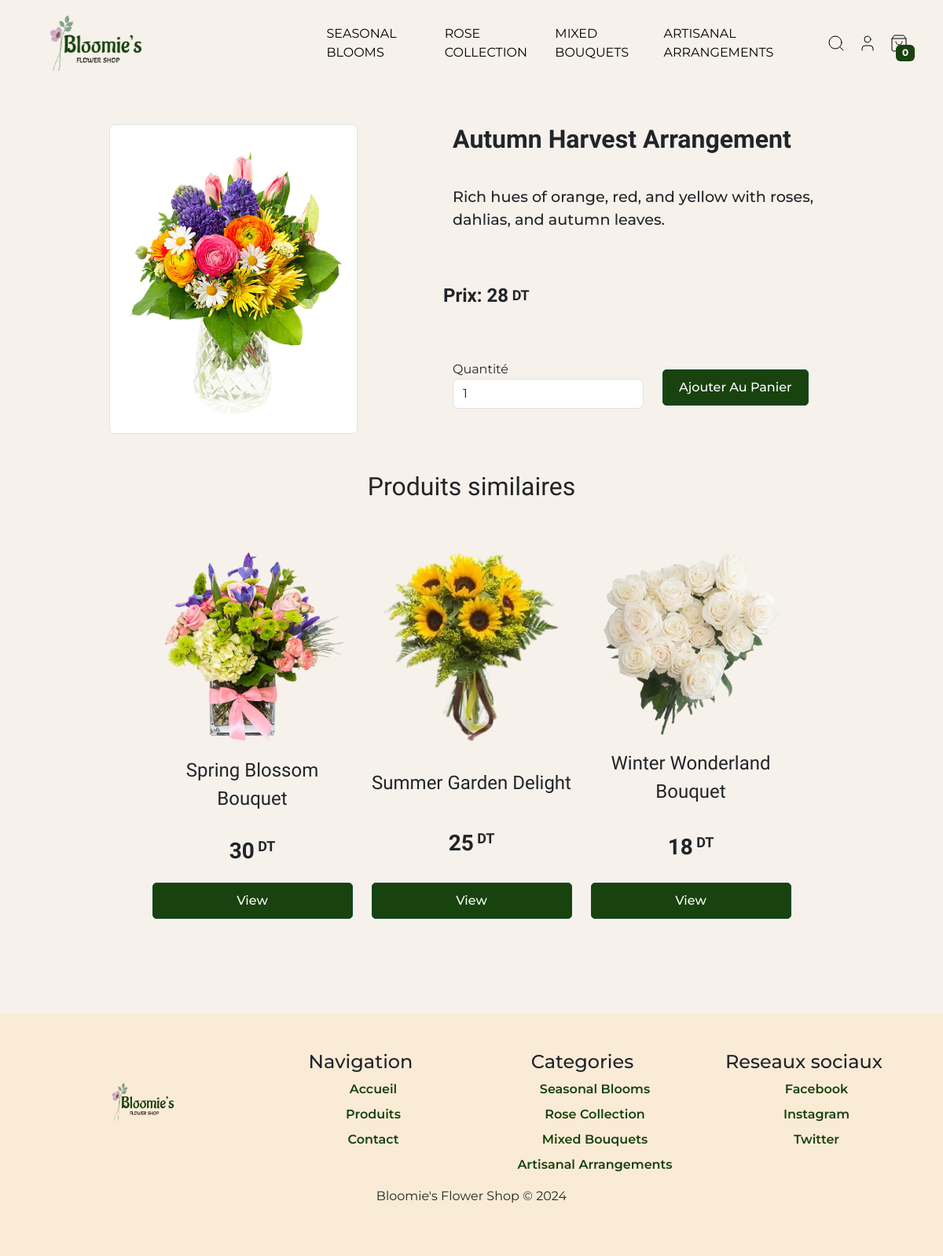
Screenshot of /produit.php?id=17 with the database file from the repository.
### tables this page shows
CREATE TABLE `categories` (
  `id` int(11) NOT NULL,
  `nom` varchar(255) NOT NULL,
  `description` varchar(255) NOT NULL,
  `image` varchar(255) NOT NULL,
  `createur` int(11) NOT NULL,
  `date_creation` date NOT NULL,
  `date_modification` date NOT NULL
);

CREATE TABLE `produit` (
  `id` int(11) NOT NULL,
  `nom` varchar(255) NOT NULL,
  `prix` float NOT NULL,
  `description` text NOT NULL,
  `image` text NOT NULL,
  `categorie` int(11) NOT NULL,
  `stock` int(11) NOT NULL,
  `date_creation` date NOT NULL,
  `date_modification` date NOT NULL
);

### inc/functions.php (called while the page is built, shortened)
<?php
function connectToDatabase(){
    try {
        $conn = new PDO("mysql:host=" . MONHOST . ";dbname=" . MABD, MONUSER, MONPWD);
        $conn->setAttribute(PDO::ATTR_ERRMODE, PDO::ERRMODE_EXCEPTION);
        return $conn;
    } catch (PDOException $e) {
        echo "Erreur de connexion à la base de données : " . $e->getMessage();
        die();
    }
}
function getAllCategories($conn){
    $requete = "SELECT * FROM categories";
    $resultat = $conn->query($requete);
    $categories = $resultat->fetchAll();
    return $categories;
}
function getAllProducts($conn){
    $requete = "SELECT * FROM produit";
    $resultat = $conn->query($requete);
    $produit = $resultat->fetchAll();
    return $produit;
}
$conn = connectToDatabase();
$categories = getAllCategories($conn);
$produits = getAllProducts($conn);
function getProduitBYID($conn,$id){
$requette ="SELECT * FROM produit WHERE id =$id  ";
$statement = $conn->prepare($requette);
    $statement->execute();
    $resultats = $statement->fetch();
    return $resultats;
}
function getProduitByCategorie($conn,$id){
    $requette ="SELECT * FROM produit WHERE categorie =$id  ";
    $statement = $conn->prepare($requette);
    $statement->execute();
    $resultats = $statement->fetchAll();
    return $resultats;
}
?>

### produit.php (the view, shortened to what this page needs)
<?php
include "inc/functions.php";
$categories= getAllCategories($conn);
if(isset ($_GET['id'])){
   $produit= getProduitBYID($conn,$_GET['id']);
}
include "inc/header.php";
?>
<div class="container">
  <div class="row col-12 mt-4 product-card">
      <div class="row col-6 mt-4">
        <img src="images/<?php echo $produit['image']; ?>" class="img-thumbnail mx-auto" style="width: 59%;">
      </div>
      <div class="row col-6 mt-4">
        <h2><?php echo $produit['nom']; ?></h2>
        <p><?php echo $produit['description']; ?></p>
        <p class="prix">Prix: <?php echo $produit['prix']; ?><span> DT </span></p>
        <form action="actions/commander.php" method="POST">
          <div class="row align-items-center">
            <div class="form-group col-6">
              <label for="qte">Quantité</label>
              <input type="number" class="form-control col-2" name="qte" value="1">
            </div>
            <div class="col-6">
                <?php if($produit['stock'] > 0){ ?>
                <button type="submit" class="btn btn-shop mt-2">Ajouter au panier</button>
                <?php } else { ?>
                <button type="button" class="btn btn-shop mt-2" disabled>Produit en rupture de stock</button>
                <?php } ?>
            </div>
          </div>
        </form>
      </div>
  </div>
</div>
<div class="container py-5">
  <div class="title">
    <h2 class="text-center">Produits similaires</h2>
  </div>
  <div class="row py-5 mx-auto justify-content-center">
    <?php
    $CurrentProduct = $produit['id'];
    $produits = getProduitByCategorie($conn, $produit['categorie']);
    foreach($produits as $produit){
      if($produit['id'] != $CurrentProduct){
    ?>
    <div class="col-lg-3">
      <div class="product">
        <img src="images/<?php print $produit['image']; ?>" alt="product" class="img-fluid">
        <p><?php print $produit['nom']; ?></p>
            <h3><?php print $produit['prix']; ?><span> DT </span> </h3>
        <a href="produit.php?id=<?php print $produit['id']; ?>" class="btn btn-view">View</a>
      </div>
    </div>
        <?php
        }}
    ?>
  </div>
</div>
<?php
   include "inc/footer.php"
?>

### inc/header.php (shortened to what this page needs)
<!DOCTYPE html>
<html lang="en">
<head>
  <link href="https://cdn.jsdelivr.net/npm/bootstrap@5.3.3/dist/css/bootstrap.min.css" rel="stylesheet">
  <link rel="stylesheet" href="/bloomies/css/dashboard.css">
</head>
<body>
<header>
  <nav class="navbar navbar-expand-lg">
    <div class="container-fluid mx-4">
      <a class="navbar-brand" href="index.php">
        <img src="./images/logo-v.png" alt="Bloomie's Flower Shop" />
      </a>
      <div class="collapse navbar-collapse" id="navbarSupportedContent">
        <ul class="navbar-nav me-auto mb-2 mb-lg-0">
          <li class="nav-item">
            <?php
            foreach ($categories as $categorie) {
              print '<li class="nav-item"><a class="nav-link" href="categorie.php?id='.$categorie['id'].'">' . $categorie['nom'] . '</a></li>';
            }
            ?>
          </li>
        </ul>
        <ul class="navbar-nav mb-2 mb-lg-0">
        <div class="search-icon nav-link">
          <i data-lucide="search" stroke-width="1"></i>
        </div>
        <?php if (isset($_SESSION['nom'])) {
          print '<li class="nav-item">
          <a class="nav-link active" aria-current="page" href="profile.php">profile</a>
          </li>';
                  } else {
                    print '<li class="nav-item">
            <a class="nav-link active" aria-current="page" href="connexion.php"><i data-lucide="user" stroke-Width="1"></i></a>
          </li>';
                  }
        ?>
        <li class="nav-item position-relative">
          <a class="nav-link " aria-current="page" href="panier.php"><i data-lucide="shopping-bag" stroke-width="1"></i></a>
          <span class="badge bg-greeny position-absolute"><?php if (isset($_SESSION['panier'])) {
                                        print count($_SESSION['panier'][3]);
                                      } else {
                                        print 0;
                                      } ?></span>
          </li>
        </ul>
      </div>
    </div>
  </nav>
</header>

### inc/footer.php (shortened to what this page needs)
<div class="text-center p-5 mt-4 footer" >
    <div class="row">
        <div class="col-3">
            <img src="images/logo.png" alt="logo" class="img-fluid w-50">
        </div>
        <div class="col-3">
            <h4 class="footer-item">Navigation</h4>
            <ul>
                <li class="footer-link"><a href="index.php">Accueil</a></li>
                <li class="footer-link"><a href="produits.php">Produits</a></li>
                <li class="footer-link"><a href="contact.php">Contact</a></li>
            </ul>
        </div>
        <div class="col-3">
            <h4 class="footer-item">Categories</h4>
            <ul>
                <?php
                $categories = getAllCategories($conn);
                foreach ($categories as $categorie) {
                    print '<li class="footer-link"><a href="categorie.php?id=' . $categorie['id'] . '">' . $categorie['nom'] . '</a></li>';
                }
                ?>
            </ul>
        </div>
        <div class="col-3">
            <h4 class="footer-item">Reseaux sociaux</h4>
            <ul>
                <li class="footer-link"><a href="#">Facebook</a></li>
                <li class="footer-link"><a href="#">Instagram</a></li>
                <li class="footer-link"><a href="#">Twitter</a></li>
            </ul>
        </div>
    </div>
    <div class="row">
        <div class="col-12">
            <p class="footer-text">Bloomie's Flower Shop &copy; 2024</p>
        </div>
</div>
</body>
</html>

### css/dashboard.css (style rules this page uses)
body { margin: 0; padding: 0; font-family: "Montserrat", sans-serif; background-color:#F6F1EB; min-height: 100vh; }
header { background-color:#F6F1EB; }
.nav-link { font-size: medium; font-weight: 400; text-transform: uppercase; color: black; display: flex; align-items: center; }
.bg-greeny { top: 56%; position: absolute; right: 0%; background: #18420e !important; }
.title { font-family: "Philosopher", sans-serif; font-weight: 900; }
.btn-shop { font-size: 1rem; font-weight: 500; padding: 10px 20px; border-radius: 5px; background-color: #18420e; color: white; border: none; cursor: pointer; width: fit-content; margin: 0 auto; }
.product { display: flex; flex-direction: column; justify-content: space-between; height: 100%; }
.product h3 { font-family: "Philosopher", sans-serif; font-weight: 900; text-align: center; padding: 1rem 0 ; }
.product h3 > span { font-size: large; vertical-align: text-top; }
.product p { font-size: 1.5rem; text-align: center; font-weight: 500; text-transform: capitalize; font-family: "Philosopher", sans-serif; }
.btn-view { font-size: 1rem; font-weight: 500; padding: 10px 20px; border-radius: 5px; background-color: #18420e; color: white; border: none; cursor: pointer; width: 100%; margin: 0 auto; text-transform: capitalize; border: 1px solid #124a31; }
.product-card h2 { font-family: "Philosopher", sans-serif; font-weight: 900; }
.product-card p { font-size: 1.2rem; font-weight: 500; }
.product-card .prix { font-family: "Philosopher", sans-serif; font-weight: 900; padding: 1rem 0 ; font-size: 1.5rem; }
.product-card .prix > span { font-size: large; vertical-align: text-top; }
.product-card .btn-shop { font-size: 1rem; font-weight: 500; border-radius: 5px; background-color: #18420e; color: white; border: none; cursor: pointer; width: fit-content; margin: 0 auto; text-transform: capitalize; border: 1px solid #124a31; }
.footer { background: #faebd7; }
.footer .footer-link { margin: .5rem 0; list-style: none; }
.footer .footer-link a { text-decoration: none; font-size: medium; font-weight: 600; color: #18420e; }
.footer .footer-item { margin: 0 1rem; }
.navbar-brand > img { width: 45%; }

### rows the page displays
categories: nom "SEASONAL BLOOMS", nom "Seasonal Blooms"
categories: nom "ROSE COLLECTION", nom "Rose Collection"
categories: nom "MIXED BOUQUETS", nom "Mixed Bouquets"
categories: nom "ARTISANAL ARRANGEMENTS", nom "Artisanal Arrangements"
produit: nom "Autumn Harvest Arrangement", description "Rich hues of orange, red, and yellow with roses, dahlias, and autumn leaves.", prix "28"
produit: image (picture), nom "Spring Blossom Bouquet", prix "30"
produit: image (picture), nom "Summer Garden Delight", prix "25"
produit: image (picture), nom "Winter Wonderland Bouquet", prix "18"
